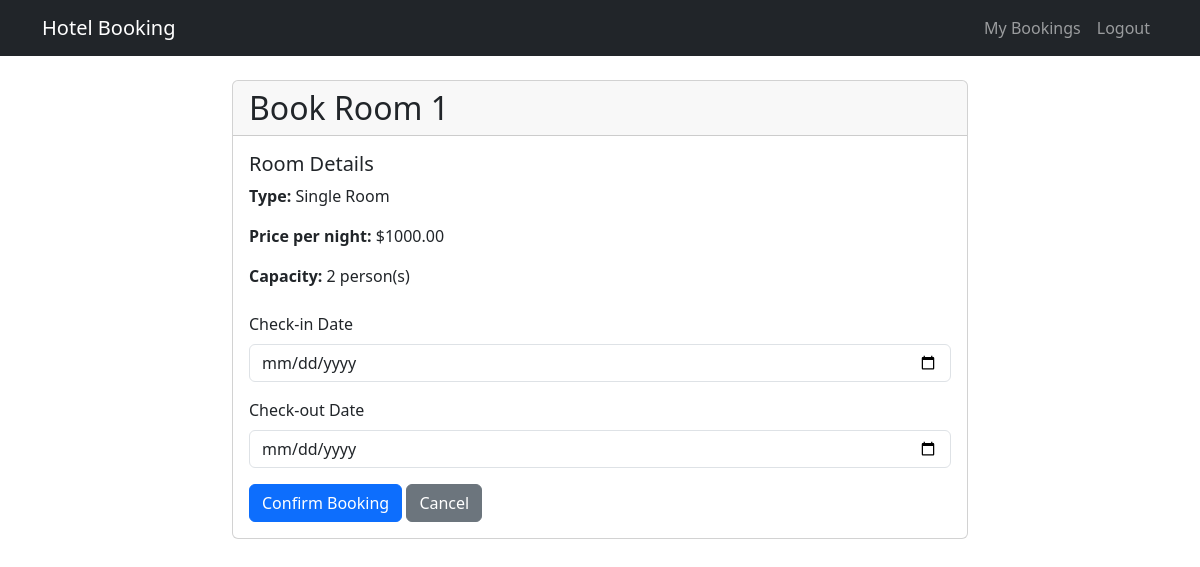
Screenshot of /book/1/ (signed in) with the database file from the repository.
### bookings/models.py (models this page shows, shortened)
class Room(models.Model):
    ROOM_TYPES = [
        ('SINGLE', 'Single Room'),
        ('DOUBLE', 'Double Room'),
        ('SUITE', 'Suite'),
    ]
    number = models.CharField(max_length=10, unique=True)
    room_type = models.CharField(max_length=10, choices=ROOM_TYPES)
    price_per_night = models.DecimalField(max_digits=10, decimal_places=2)
    capacity = models.IntegerField()
    description = models.TextField()
    is_available = models.BooleanField(default=True)

### bookings/views.py (the view, shortened to what this page needs)
# urls.py: path('book/<int:room_id>/', views.book_room, name='book_room'),
@login_required
def book_room(request, room_id):
    room = get_object_or_404(Room, id=room_id)
    return render(request, 'bookings/book_room.html', {'room': room})

### bookings/templates/bookings/book_room.html (shortened to what this page needs)
{% extends 'bookings/base.html' %}
{% block content %}
<div class="row justify-content-center">
    <div class="col-md-8">
        <div class="card">
            <div class="card-header">
                <h2 class="mb-0">Book Room {{ room.number }}</h2>
            </div>
            <div class="card-body">
                <div class="mb-4">
                    <h5>Room Details</h5>
                    <p><strong>Type:</strong> {{ room.get_room_type_display }}</p>
                    <p><strong>Price per night:</strong> ${{ room.price_per_night }}</p>
                    <p><strong>Capacity:</strong> {{ room.capacity }} person(s)</p>
                </div>
                <form method="post">
                    <div class="mb-3">
                        <label for="check_in" class="form-label">Check-in Date</label>
                        <input type="date" class="form-control" id="check_in" name="check_in" required>
                    </div>
                    <div class="mb-3">
                        <label for="check_out" class="form-label">Check-out Date</label>
                        <input type="date" class="form-control" id="check_out" name="check_out" required>
                    </div>
                    <button type="submit" class="btn btn-primary">Confirm Booking</button>
                    <a href="{% url 'bookings:room_list' %}" class="btn btn-secondary">Cancel</a>
                </form>
            </div>
        </div>
    </div>
</div>
{% endblock %}

### rows the page displays
Room: number "1", room_type "Single Room", price_per_night "1000.00", capacity "2"
